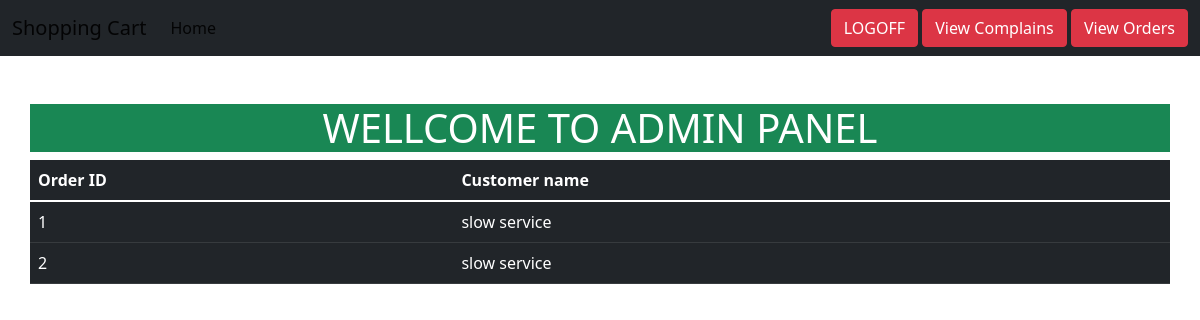
The page /view-complains.php (signed in) on the database its author committed.
### tables this page shows
CREATE TABLE `compain` (
  `id` int(100) NOT NULL,
  `description` varchar(100) NOT NULL
);

### view-complains.php (the view, shortened to what this page needs)
<?php
include("config.php");
include ("header2.php");
 ?>
<!DOCTYPE html>
<html>
<head>
		<link href="https://cdn.jsdelivr.net/npm/bootstrap@5.1.3/dist/css/bootstrap.min.css" rel="stylesheet">
</head>
<body>
	<div class="container mt-5">
		<div class="row">
			<h1 class="btn-success text-center">WELLCOME TO ADMIN PANEL</h1>
				<table class="table table-dark">
				  <thead>
				    <tr>
				      <th scope="col">Order ID</th>
				      <th scope="col">Customer name</th>
				    </tr>
				  </thead>
				  <tbody>
				  	<?php
				  	$con = new mysqli($DB_SERVER,$DB_USER,$DB_PASSWORD,$DB_NAME);
				  	$query="SELECT * FROM `compain`";
				  	$user_result=mysqli_query($con,$query);
				  	while ($user_fetch=mysqli_fetch_assoc($user_result)) {
                          echo "
					  	<tr>
					      <td>$user_fetch[id]</td>
					      <td>$user_fetch[description]</td>
					    </tr>
					    	";
						}
				?>
				  </tbody>
				</table>
		</div>
	</div>
    </body>
</html>

### rows shown on the page
compain: id "1", description "slow service"
compain: id "2", description "slow service"
